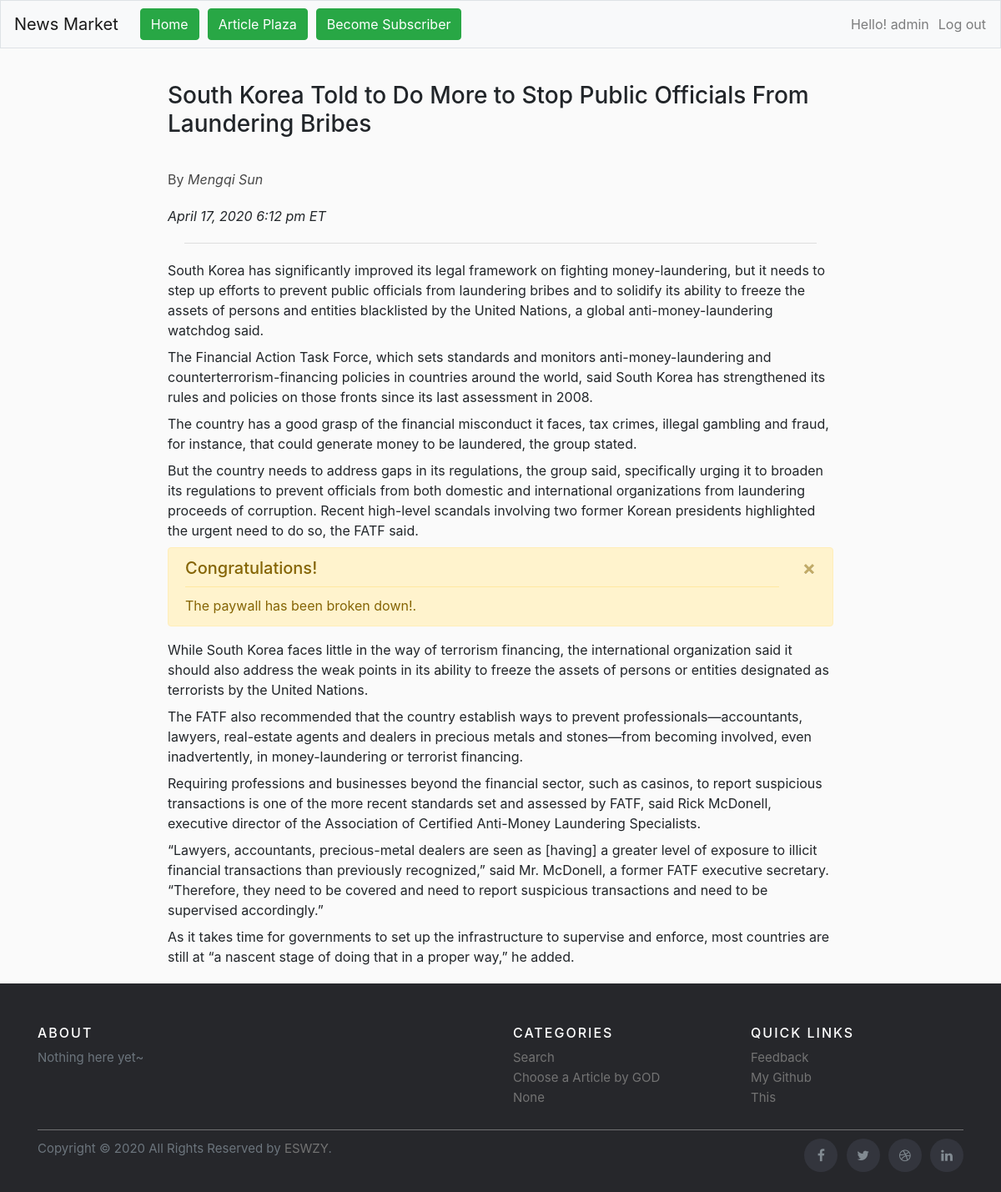
Screenshot of /articles/South Korea Told to Do More to Stop Public Officials From Laundering Bribes (signed in) with the database file from the repository.
### articles/models.py (models this page shows)
class Article(models.Model):
    objects = RandomManager()
    title = models.TextField(verbose_name='Title')
    author = models.CharField(max_length=64, verbose_name='Author', null=True)
    date = models.CharField(max_length=64, verbose_name='Publish date', null=True)
    brief = models.TextField(verbose_name='Brief', null=True)
    free_text = models.TextField(verbose_name='Free part', null=True)
    pay_text = models.TextField(verbose_name='Full part', null=True)

### articles/views.py (the view)
# urls.py: path("<title>", views.article, name="full_article"),
def article(request, title):
    title = title.replace('-', ' ')
    article = Article.objects.get(title=title)
    context = {
        "article": article
    }
    return render(request, "articles/article.html", context)

### articles/templates/articles/article.html (shortened to what this page needs)
{% extends "base.html" %}
{% block body %}
<div class="article__content">
    <div class="article__header">
        <h3 class="article__title">
            {{ article.title }}
        </h3>
        {% if article.author %}
        <div class="article__author">
            By <i>{{ article.author }}</i>
        </div>
        {% endif %}
        {% if article.date %}
        <div class="article__date">
            <i>{{ article.date }}</i>
        </div>
        {% endif %}
        <hr style="margin: 20px">
    </div>
    <div class="article__body">
        {{ article.free_text|safe }}
    </div>
    {% if request.user.customer.sub %}
        <div class="alert alert-warning alert-dismissible fade show" role="alert">
            <h5>Congratulations!</h5>
            <hr style="">The paywall has been broken down!.
            <button type="button" class="close" data-dismiss="alert" aria-label="Close">
                <span aria-hidden="true">&times;</span>
            </button>
        </div>
        <div class="article__body">
            {{ article.pay_text|safe }}
        </div>
    {% endif %}
</div>
{% endblock %}

### templates/base.html (shortened to what this page needs)
<!DOCTYPE html>
<html lang="en">
    <head>
        <link rel="stylesheet" href="https://maxcdn.bootstrapcdn.com/bootstrap/4.0.0/css/bootstrap.min.css">
        <link href="https://cdnjs.cloudflare.com/ajax/libs/font-awesome/4.7.0/css/font-awesome.min.css" rel="stylesheet">
        <link href="../static/footer.css" rel="stylesheet">
        <link rel="stylesheet" href="../static/app.css">
    </head>
    <body>
        <nav class="navbar navbar-expand-lg navbar-light bg-light border">
            <a class="navbar-brand" href="/">News Market</a>
            <div class="navbar-collapse collapse" id="navbarNavDropdown">
                <a class="navbar-item" href="/" style="padding-left: 10px">
                    <button class="btn btn-success" type="button">Home</button>
                </a>
                <a class="navbar-item" href="{% url 'articles:discovery' %}" style="padding-left: 10px">
                    <button class="btn btn-success" type="button">Article Plaza</button>
                </a>
                <a class="navbar-item" href="" style="padding-left: 10px">
                    <button class="btn btn-success" type="button">Become Subscriber</button>
                </a>
                {% if request.user.is_authenticated %}
                <ul class="navbar-nav ml-auto">
                    <li class="nav-item"><a class="nav-link" href="#" style="padding:1px">Hello! {{ request.user.username }}&nbsp</a>
                    </li>
                    <li class="nav-item"><a class="nav-link" href="{% url 'customers:logout' %}" style="padding:1px">&nbspLog out</a></li>
                </ul>
                {% else %}
            </div>
            <ul class="navbar-nav ml-auto">
                <button class="btn btn-outline" type="button"><a class="nav-link" href="/" style="padding:1px"><b>Log in</b></a>
                </button>
            </ul>
            {% endif %}
            </div>
        </nav>
        <main class="container p-6" style="padding: 0; margin-bottom: 20px">
            {% block body %}
            {% endblock %}
        </main>
        <footer class="site-footer bd-footer text-muted ">
            <div class="container">
                <div class="row">
                    <div class="col-sm-12 col-md-6">
                        <h6>About</h6>
                        <p class="text-justify">Nothing here yet~</p>
                    </div>
                    <div class="col-xs-6 col-md-3">
                        <h6>Categories</h6>
                        <ul class="footer-links">
                            <li><a href="/">Search</a></li>
                            <li><a href="/search?lucky=True">Choose a Article by GOD</a></li>
                            <li><a href="/">None</a></li>
                        </ul>
                    </div>
                    <div class="col-xs-6 col-md-3">
                        <h6>Quick Links</h6>
                        <ul class="footer-links">
                            <li><a href="mailto:wzywzy@mail.dlut.edu.cn">Feedback</a></li>
                            <li><a href="https://github.com/ESWZY">My Github</a></li>
                            <li>
                                <a href="https://github.com/ESWZY/cs50web-project">This</a>
                                <iframe frameborder="0"
                                        height="20px" scrolling="0" src="https://ghbtns.com/github-btn.html?user=ESWZY&repo=cs50web-project&type=star&count=true" style="margin-left: 2px; margin-bottom:-5px;"
                                        width="91px">
                                </iframe>
                            </li>
                        </ul>
                    </div>
                </div>
                <hr>
            </div>
            <div class="container">
                <div class="row">
                    <div class="col-md-8 col-sm-6 col-xs-12">
                        <p class="copyright-text">Copyright &copy; 2020 All Rights Reserved by
                            <a href="https://github.com/ESWZY">ESWZY</a>.
                        </p>
                    </div>
                    <div class="col-md-4 col-sm-6 col-xs-12">
                        <ul class="social-icons">
                            <li><a class="facebook" href="#"><i class="fa fa-facebook"></i></a></li>
                            <li><a class="twitter" href="#"><i class="fa fa-twitter"></i></a></li>
                            <li><a class="dribbble" href="#"><i class="fa fa-dribbble"></i></a></li>
                            <li><a class="linkedin" href="#"><i class="fa fa-linkedin"></i></a></li>
                        </ul>
                    </div>
                </div>
            </div>
        </footer>
    </body>
</html>

### static/footer.css (style rules this page uses)
html { overflow-y: initial; }
.site-footer { background-color: #26272b; padding: 45px 0 20px; font-size: 15px; line-height: 24px; color: #737373; }
.site-footer hr { border-top-color: #bbb; opacity: 0.5 }
.site-footer h6 { color: #fff; font-size: 16px; text-transform: uppercase; margin-top: 5px; letter-spacing: 2px }
.site-footer a { color: #737373; }
.footer-links { padding-left: 0; list-style: none }
.footer-links li { display: block }
.footer-links a { color: #737373 }
.site-footer .social-icons { text-align: right }
.site-footer .social-icons a { width: 40px; height: 40px; line-height: 40px; margin-left: 6px; margin-right: 0; border-radius: 100%; background-color: #33353d }
.copyright-text { margin: 0 }
.social-icons { padding-left: 0; margin-bottom: 0; list-style: none }
.social-icons li { display: inline-block; margin-bottom: 4px }
.social-icons a { background-color: #eceeef; color: #818a91; font-size: 16px; display: inline-block; line-height: 44px; width: 44px; height: 44px; text-align: center; margin-right: 8px; border-radius: 100%; -webkit-transition: all .2s linear; -o-transition: all .2s linear; transition: all .2s linear }

### static/app.css (style rules this page uses)
hr { margin-top: 10px; margin-bottom: 10px; border-top: 1px solid #dedede }
.article__author { position: relative; padding-top: 30px; color: #484848; margin-bottom: 20px; }
p { margin-bottom: .5em; word-break: break-word; }
body { background-color: #fafafa; }
.article__content { padding-top: 40px; margin-left: 15%; margin-right: 15%; }

### rows the page displays
Article: title "South Korea Told to Do More to Stop Public Officials From Laundering Bribes", author "Mengqi Sun", date "April 17, 2020 6:12 pm ET", free_text "South Korea has significantly improved its legal framework on fighting money-laundering, but it needs to step up efforts to prevent public officials from laundering bribes and to solidify its ability to freeze the assets of persons and entities blacklisted by the United Nations, a global anti-money-laundering watchdog said. The Financial Action Task Force, which sets standards and monitors anti-money-laundering and counterterrorism-financing policies in countries around the world, said South Korea has strengthened its rules and policies on those fronts since its last assessment in 2008. The country has a good grasp of the financial misconduct it faces, tax crimes, illegal gambling and…", pay_text "While South Korea faces little in the way of terrorism financing, the international organization said it should also address the weak points in its ability to freeze the assets of persons or entities designated as terrorists by the United Nations. The FATF also recommended that the country establish ways to prevent professionals—accountants, lawyers, real-estate agents and dealers in precious metals and stones—from becoming involved, even inadvertently, in money-laundering or terrorist financing. Requiring professions and businesses beyond the financial sector, such as casinos, to report suspicious transactions is one of the more recent standards set and assessed by FATF, said Rick…"

### other values shown
{{ request.user.username }} "admin"
